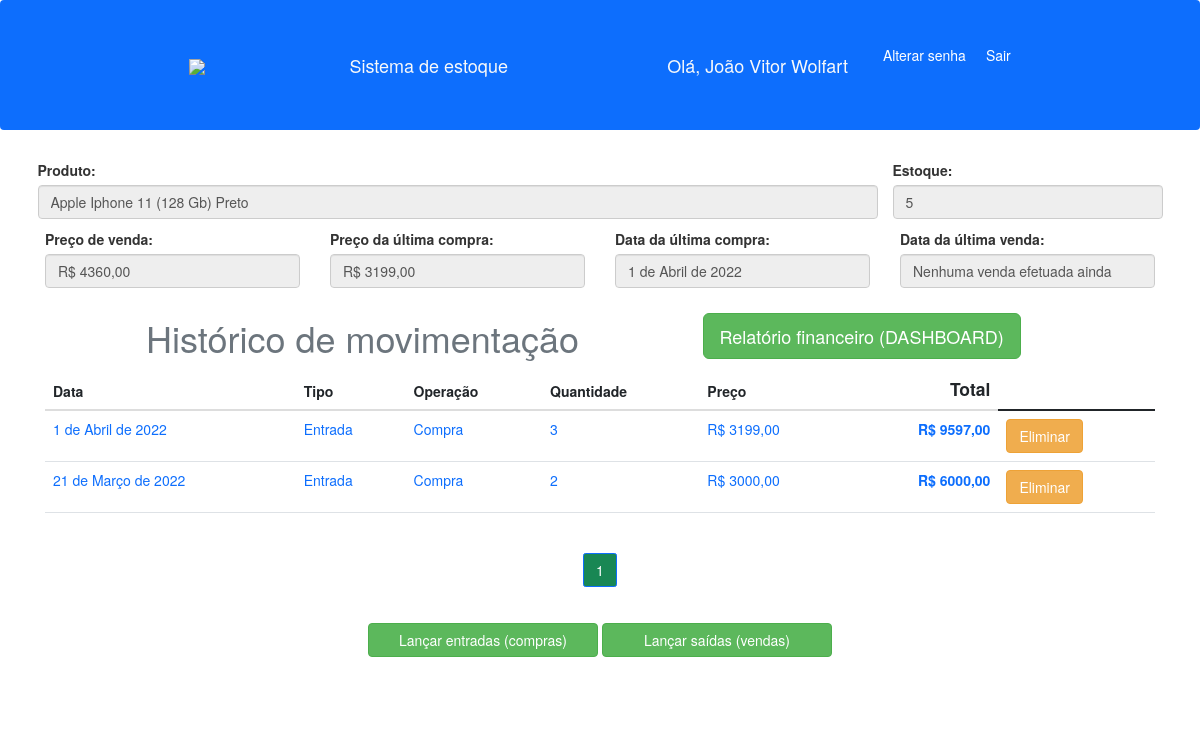
Page /relatorio/14 (signed in) on the earlier database version.
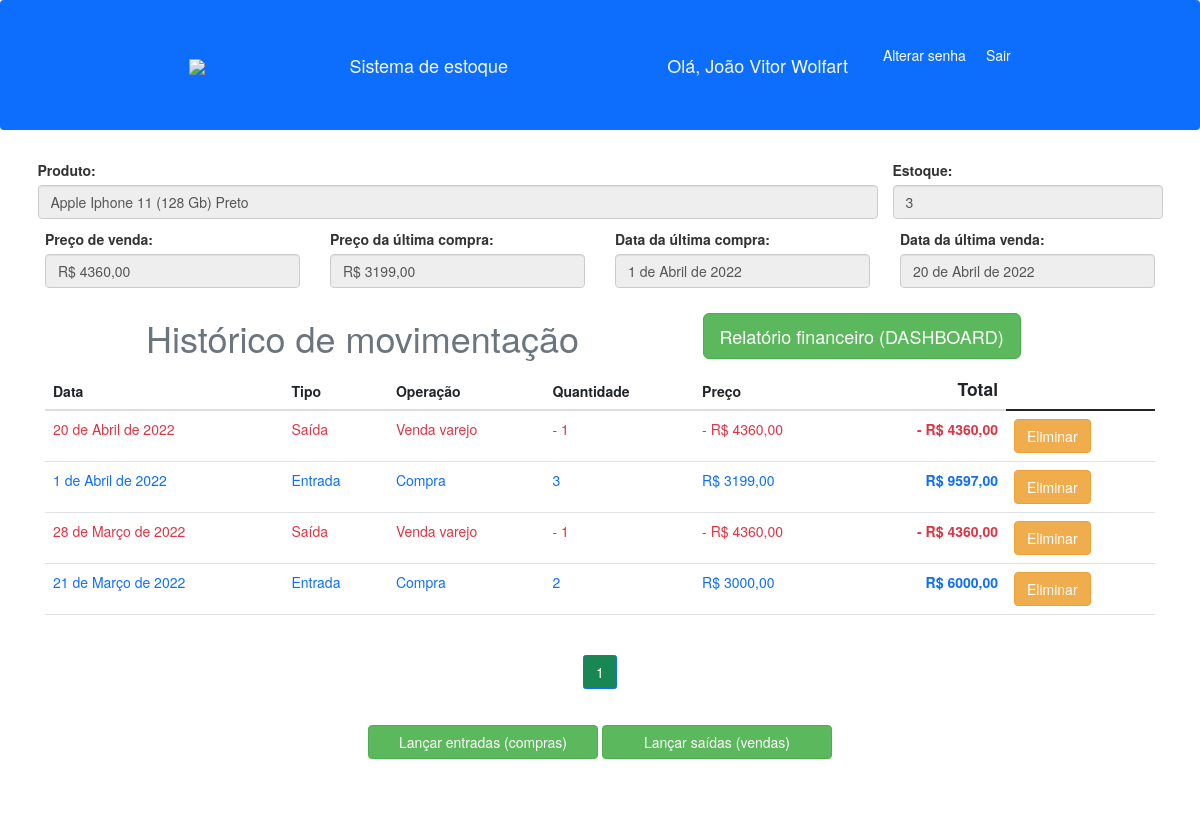
Same page on the later database version.
### produtos/models.py (models this page shows, shortened)
class Produto(models.Model):
    produto = models.CharField(max_length=200)
    categoria = models.ForeignKey(Categoria, on_delete=models.DO_NOTHING)
    medida = models.ForeignKey(Medidas, on_delete=models.DO_NOTHING, blank=True, null=True)
    data_ultima_compra = models.DateField(blank=True, null=True)
    preco_ultima_compra = models.DecimalField(max_digits=7, decimal_places=2, blank=True, null=True)
    preco_venda = models.DecimalField(max_digits=7, decimal_places=2, blank=True, null=True)
    data_ultima_venda = models.DateField(blank=True, null=True)
    estoque = models.IntegerField(default=0)
    informacoes = models.TextField(blank=True, null=True)
    foto = models.ImageField(blank=True, upload_to='fotos')
    usuario = models.ForeignKey(User, on_delete=models.CASCADE, blank=True, null=True)
    ativo = models.BooleanField(default=True)

class Historico(models.Model):
    data = models.DateField()
    movimentacao = models.ForeignKey(Movimento, on_delete=models.DO_NOTHING)
    produto = models.ForeignKey(Produto, on_delete=models.DO_NOTHING)
    quantidade = models.IntegerField()
    preco = models.DecimalField(max_digits=7, decimal_places=2)
    excluido = models.BooleanField(default=False)

class Movimento(models.Model):
    tipo_movimento = models.CharField(max_length=50)
    entrada = models.BooleanField()
    somente_contabil = models.BooleanField(default=False)
    def __str__(self):
        return self.tipo_movimento

### produtos/views.py (the view)
# urls.py: path('relatorio/<int:id>', views.relatorio, name='relatorio'),
@login_required(login_url='login')
def relatorio(request, id):
    produto = Produto.objects.get(id=id)
    historico = Historico.objects.all().filter(
        produto=produto, excluido=False
    ).order_by('-data')
    paginator = Paginator(historico, 5)
    page = request.GET.get('p')
    historico = paginator.get_page(page)
    total = []
    for c in historico:
        total.append(c.preco*c.quantidade)
    teste = zip(historico, total)
    return render(request, 'paginas/relatorios.html', {'produto':produto, 'historico':historico, 'total':total, 'teste':teste})

### produtos/templates/paginas/relatorios.html (shortened to what this page needs)
{% extends 'base.html'%}
{% load static%}
{%block 'conteudo'%}
    <div class="row">
      <div class="mb-3 col-9">
        <label class="form-label">Produto: </label>
        <input type="text" class="form-control" name="produto" placeholder="Nome do produto" value="{{produto.produto}}" disabled>
      </div>
      <div class="mb-3 col-3">
        <label class="form-label">Estoque: </label>
        <input type="text" class="form-control" name="estoque" placeholder="Nome do produto" value="{{produto.estoque}}" disabled>
      </div>
    </div>
    <div class="row">
      <div class="mb-3 col-md-3">
        <label class="form-label">Preço de venda: </label>
        <input type="text" class="form-control" name="preco_venda" value="R$ {{produto.preco_venda}}" disabled>
      </div>
      {% if produto.preco_ultima_compra %}
      <div class="mb-3 col-md-3">
        <label class="form-label">Preço da última compra: </label>
        <input type="text" class="form-control" name="preco_compra" value="R$ {{produto.preco_ultima_compra}}" disabled>
      </div>
      {% else %}
      <div class="mb-3 col-md-3">
        <label class="form-label">Preço da última compra: </label>
        <input type="text" class="form-control" name="preco_compra" value="Nenhuma compra efetuada ainda" disabled>
      </div>
      {% endif %}
      {% if produto.data_ultima_compra %}
      <div class="mb-3 col-md-3">
        <label class="form-label">Data da última compra: </label>
        <input type="text" class="form-control" name="data_compra" value="{{produto.data_ultima_compra}}" disabled>
      </div>
      {% else %}
      <div class="mb-3 col-md-3">
        <label class="form-label">Data da última compra: </label>
        <input type="text" class="form-control" name="data_compra" value="Nenhuma compra efetuada ainda" disabled>
      </div>
      {% endif %}
      {% if produto.data_ultima_venda %}
      <div class="mb-3 col-md-3">
        <label class="form-label">Data da última venda: </label>
        <input type="text" class="form-control" name="data_compra" value="{{produto.data_ultima_venda}}" disabled>
      </div>
      {% else %}
      <div class="mb-3 col-md-3">
        <label class="form-label">Data da última venda: </label>
        <input type="text" class="form-control" name="data_compra" value="Nenhuma venda efetuada ainda" disabled>
      </div>
      {% endif %}
    </div>
    <div class="row">
      <div class="col-7">
        <h1 class="text-center text-secondary">Histórico de movimentação</h1>
      </div>
      <div class="col-4">
        <a href="{% url 'financeiro' produto.id%}" class="btn btn-lg btn-success mt-4">Relatório financeiro (DASHBOARD)</a>
      </div>
    </div>
    <table class="table table-hover">
        <thead>
          <tr>
            <th scope="col">Data</th>
            <th scope="col">Tipo</th>
            <th scope="col">Operação</th>
            <th scope="col">Quantidade</th>
            <th scope="col">Preço</th>
            <th scope="col" class="text-end fs-3">Total</th>
          </tr>
        </thead>
        <tbody>
          {% for h, c in teste%}
          {% if h.movimentacao.entrada %}
          <tr class="text-primary">
              <td>{{h.data}}</td>
              <td>Entrada</td>
              <td>{{h.movimentacao}}</td>
              <td>{{h.quantidade}}</td>
              <td>R$ {{h.preco}}</td>
              <td class="text-end"><strong>R$ {{c}}</strong></td>
              <td> <a class="btn btn-warning" data-toggle="modal" data-target="#myModal{{h.id}}">Eliminar</a></td>
          </tr>
          {% else %}
          <tr class="text-danger">
              <td>{{h.data}}</td>
              <td>Saída</td>
              <td>{{h.movimentacao}}</td>
              <td>- {{h.quantidade}}</td>
              <td>- R$ {{h.preco}}</td>
              <td class="text-end"><strong>- R$ {{c}}</strong></td>
              <td> <a class="btn btn-warning" data-toggle="modal" data-target="#myModal{{h.id}}">Eliminar</a></td>
          </tr>
          {% endif %}
          {%endfor%}
        </tbody>
      </table>
      <nav aria-label="Page navigation example" class="mb-1 justify-content-center text-center">
        <ul class="pagination justify-content-center text-center">
          {%for pagina in historico.paginator.page_range%}
          {%if historico.number == pagina%}
            <li class="page-item active"><a class="page-link bg-success" href="?p={{pagina}}">{{pagina}}</a></li>
          {% else %}
            <li class="page-item"><a class="page-link" href="?p={{pagina}}">{{pagina}}</a></li>
          {%endif%}
          {%endfor%}
        </ul>
      </nav>
      <div class="text-center">
      <a href="{% url 'entradas' produto.id%}" class="btn btn-success my-3" style="width: 230px;">Lançar entradas (compras)</a>
      {% if produto.estoque > 0 %}
      <a href="{% url 'saidas' produto.id%}" class="btn btn-success my-3" style="width: 230px;">Lançar saídas (vendas)</a>
      {% else %}
      <a href="" class="btn btn-success disabled my-3" style="width: 230px;">Lançar saídas (vendas)</a>
      {% endif %}
      </div>
    <link rel="stylesheet" href="https://maxcdn.bootstrapcdn.com/bootstrap/3.4.1/css/bootstrap.min.css">
      <br><br>
{%endblock%}

### templates/base.html (shortened to what this page needs)
{% load static%}
<!doctype html>
<html lang="pt-br">
  <head>
    <link href="https://cdn.jsdelivr.net/npm/bootstrap@5.1.3/dist/css/bootstrap.min.css" rel="stylesheet">
    <link rel="stylesheet" href="{% static 'css/blog.css' %}">
  </head>
  <body>
    <nav class="navbar navbar-light bg-primary" style="height: 130px;">
        <div class="container">
          <a href="{% url 'home'%}" class="nav-link text-light text-start"><img src="{% static 'img/icone_home.png'%}" style="max-width: 50px;"></span>
          <a href="{% url 'home'%}" class="navbar-brand nav-link text-light text-start">Sistema de estoque</span>
          <div class="d-flex">
          {% if user.first_name != ''%}
          <span>Olá, {{user.first_name}} {{user.last_name}}</span>
          {% else %}
          <span>Olá, {{user}}</span>
          {%endif%}
          <a class="nav-link text-white" href="{% url 'alterar_senha' %}">Alterar senha</a>
          <a class="nav-link text-white" href="{% url 'logout' %}">Sair</a>
          </div>
        </div>
      </nav>
      <div class="container mt-5 mb-3">
      {% block 'conteudo' %}
      {% endblock %}
    </div>
    <link rel="stylesheet" href="https://maxcdn.bootstrapcdn.com/bootstrap/3.4.1/css/bootstrap.min.css">
  </body>
</html>

### templates/static/css/blog.css (style rules this page uses)
* { margin: 0; padding: 0; }
body { background-color: azure; }
.container { width: 90%; margin: 0 auto; }
a { cursor: pointer; }

Differences in the rows shown:
changed Produto "Apple Iphone 11 (128 Gb) Preto": estoque "5" → "3"; data_ultima_venda empty → "2022-04-20" (drawn); data_compra (not shown) → "20 de Abril de 2022"
added Historico: data "20 de Abril de 2022", movimentacao "Venda varejo", quantidade "1", preco "4360,00", c "4360,00"
added Historico: data "28 de Março de 2022", movimentacao "Venda varejo", quantidade "1", preco "4360,00", c "4360,00"
Other differences:
form field data_compra: "Nenhuma venda efetuada ainda" → (not shown)
